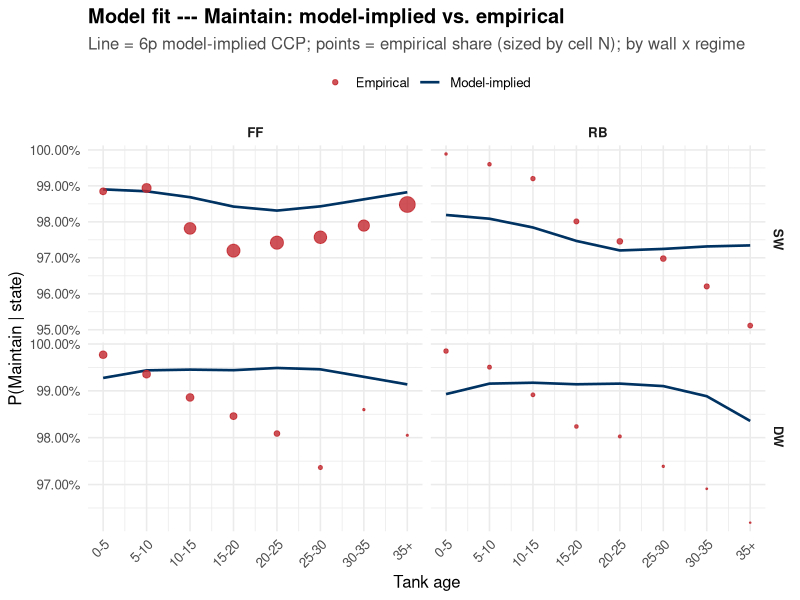
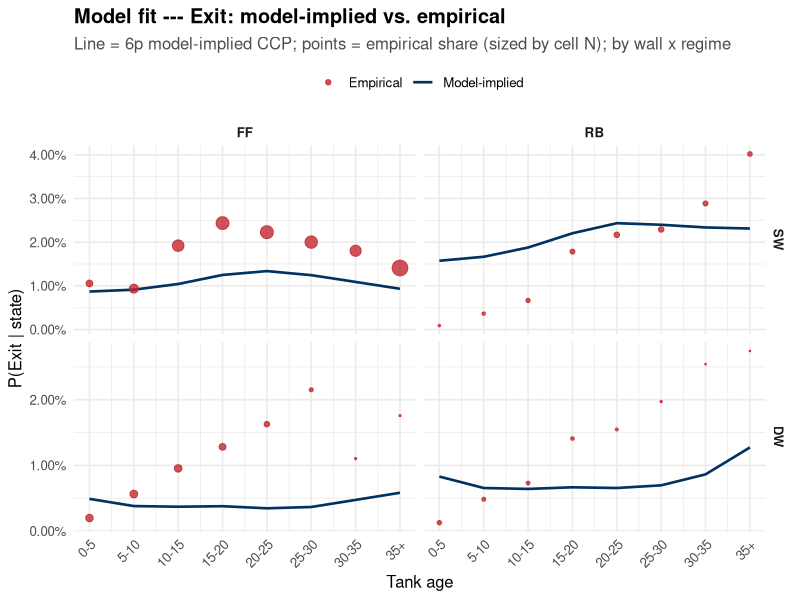
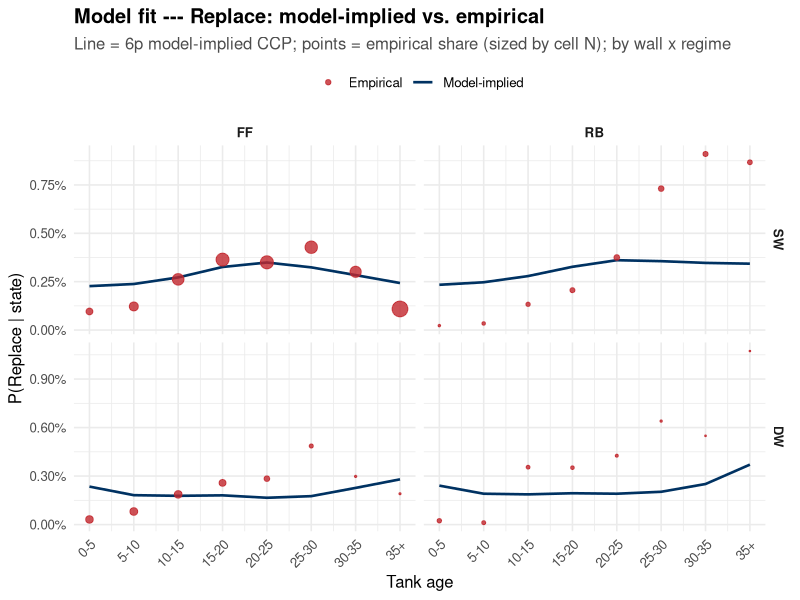

The R script that drew these images, in order:
# 04ad_ModelFit_byAction.R
# One model-fit figure per action (maintain / exit / replace): model-implied CCP
# (line) vs empirical share (points), faceted by wall x regime. y-axis = percent
# to 2 decimal places (e.g. 1.68%, 0.27%, 97.69%). Source: canonical per-cell fit
# table 04o_PerCell_Fit_6p_Wide.csv.

suppressPackageStartupMessages({ library(data.table); library(ggplot2); library(here); library(scales) })
pc <- fread(here("Output","Tables","04o_PerCell_Fit_6p_Wide.csv"))
pc[, regime := factor(regime, levels = c("FF","RB"))]
pc[, wall   := factor(wall,   levels = c("SW","DW"))]
age_labs <- c("0-5","5-10","10-15","15-20","20-25","25-30","30-35","35+")

fit_fig <- function(act, lab, fname) {
  d <- pc[, .(age_bin, wall, regime, n_cell,
              model = get(paste0("model_", act)), emp = get(paste0("emp_", act)))]
  p <- ggplot(d, aes(x = age_bin)) +
    geom_line(aes(y = model, color = "Model-implied"), linewidth = 0.9) +
    geom_point(aes(y = emp, color = "Empirical", size = n_cell), alpha = 0.8) +
    facet_grid(wall ~ regime, scales = "free_y") +
    scale_x_continuous(breaks = 1:8, labels = age_labs) +
    scale_y_continuous(labels = percent_format(accuracy = 0.01)) +
    scale_color_manual(values = c("Model-implied" = "#003262", "Empirical" = "#C1272D")) +
    scale_size_area(max_size = 5, guide = "none") +
    labs(x = "Tank age", y = sprintf("P(%s | state)", lab), color = NULL,
         title = sprintf("Model fit --- %s: model-implied vs. empirical", lab),
         subtitle = "Line = 6p model-implied CCP; points = empirical share (sized by cell N); by wall x regime") +
    theme_minimal(base_size = 12) +
    theme(legend.position = "top", plot.title = element_text(face = "bold"),
          plot.subtitle = element_text(color = "grey30"), strip.text = element_text(face = "bold"),
          axis.text.x = element_text(angle = 45, hjust = 1))
  ggsave(here("Output","Figures", fname), p, width = 9.5, height = 6, dpi = 150)
  cat(sprintf("  saved %s\n", fname))
}
fit_fig("maintain", "Maintain", "04ad_ModelFit_Maintain.png")
fit_fig("exit",     "Exit",     "04ad_ModelFit_Exit.png")
fit_fig("replace",  "Replace",  "04ad_ModelFit_Replace.png")
cat("=== 04ad DONE ===\n")
